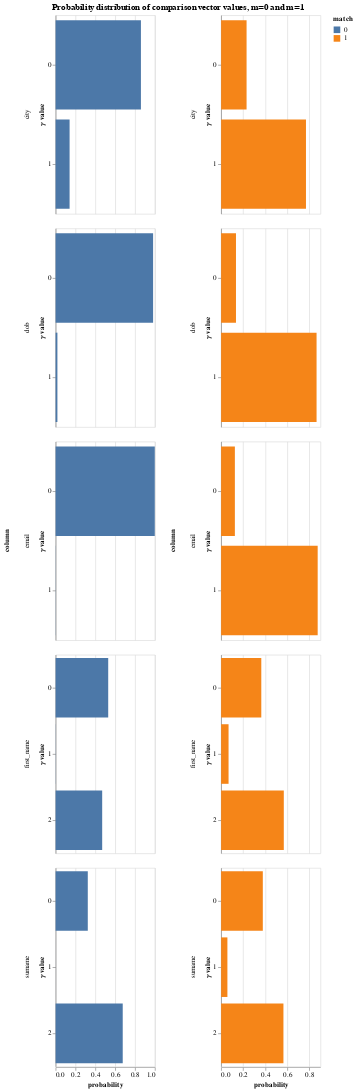

Notebook code for this chart:
### Markdown cell above
The `params` property of the `linker` is an object that contains a lot of diagnostic information about how the match probability was computed.  The following cells demonstrate some of its functionality

### Code cell
params = linker.params
params.probability_distribution_chart()

### Figure 1 — Vega-Lite specification as saved in the notebook (floating-point values rounded to 4 significant figures)
{"$schema": "https://vega.github.io/schema/vega-lite/v3.4.0.json", "config": {"mark": {"tooltip": null}, "title": {"anchor": "middle"}, "view": {"height": 300, "width": 400}}, "data": {"name": "data-7c72c3aa6df7d8802ee51e2e720d5783"}, "datasets": {"data-7c72c3aa6df7d8802ee51e2e720d5783": [{"column": "first_name", "gamma": "gamma_first_name", "match": 1, "probability": 0.3643, "value": 0, "value_of_gamma": "level_0"}, {"column": "first_name", "gamma": "gamma_first_name", "match": 1, "probability": 0.06755, "value": 1, "value_of_gamma": "level_1"}, {"column": "first_name", "gamma": "gamma_first_name", "match": 1, "probability": 0.5682, "value": 2, "value_of_gamma": "level_2"}, {"column": "first_name", "gamma": "gamma_first_name", "match": 0, "probability": 0.5298, "value": 0, "value_of_gamma": "level_0"}, {"column": "first_name", "gamma": "gamma_first_name", "match": 0, "probability": 0.001162, "value": 1, "value_of_gamma": "level_1"}, {"column": "first_name", "gamma": "gamma_first_name", "match": 0, "probability": 0.4691, "value": 2, "value_of_gamma": "level_2"}, {"column": "surname", "gamma": "gamma_surname", "match": 1, "probability": 0.378, "value": 0, "value_of_gamma": "level_0"}, {"column": "surname", "gamma": "gamma_surname", "match": 1, "probability": 0.0571, "value": 1, "value_of_gamma": "level_1"}, {"column": "surname", "gamma": "gamma_surname", "match": 1, "probability": 0.5649, "value": 2, "value_of_gamma": "level_2"}, {"column": "surname", "gamma": "gamma_surname", "match": 0, "probability": 0.3241, "value": 0, "value_of_gamma": "level_0"}, {"column": "surname", "gamma": "gamma_surname", "match": 0, "probability": 1.756e-05, "value": 1, "value_of_gamma": "level_1"}, {"column": "surname", "gamma": "gamma_surname", "match": 0, "probability": 0.6759, "value": 2, "value_of_gamma": "level_2"}, {"column": "dob", "gamma": "gamma_dob", "match": 1, "probability": 0.1348, "value": 0, "value_of_gamma": "level_0"}, {"column": "dob", "gamma": "gamma_dob", "match": 1, "probability": 0.8652, "value": 1, "value_of_gamma": "level_1"}, {"column": "dob", "gamma": "gamma_dob", "match": 0, "probability": 0.9818, "value": 0, "value_of_gamma": "level_0"}, {"column": "dob", "gamma": "gamma_dob", "match": 0, "probability": 0.01816, "value": 1, "value_of_gamma": "level_1"}, {"column": "city", "gamma": "gamma_city", "match": 1, "probability": 0.2308, "value": 0, "value_of_gamma": "level_0"}, {"column": "city", "gamma": "gamma_city", "match": 1, "probability": 0.7692, "value": 1, "value_of_gamma": "level_1"}, {"column": "city", "gamma": "gamma_city", "match": 0, "probability": 0.8592, "value": 0, "value_of_gamma": "level_0"}, {"column": "city", "gamma": "gamma_city", "match": 0, "probability": 0.1408, "value": 1, "value_of_gamma": "level_1"}, {"column": "email", "gamma": "gamma_email", "match": 1, "probability": 0.1247, "value": 0, "value_of_gamma": "level_0"}, {"column": "email", "gamma": "gamma_email", "match": 1, "probability": 0.8753, "value": 1, "value_of_gamma": "level_1"}, {"column": "email", "gamma": "gamma_email", "match": 0, "probability": 0.9987, "value": 0, "value_of_gamma": "level_0"}, {"column": "email", "gamma": "gamma_email", "match": 0, "probability": 0.001349, "value": 1, "value_of_gamma": "level_1"}]}, "hconcat": [{"encoding": {"color": {"field": "match", "type": "nominal"}, "row": {"field": "column", "sort": {"field": "gamma"}, "type": "nominal"}, "tooltip": [{"field": "column", "type": "nominal"}, {"field": "probability", "format": ".4f", "type": "quantitative"}, {"field": "value", "type": "ordinal"}], "x": {"field": "probability", "type": "quantitative"}, "y": {"axis": {"title": "𝛾 value"}, "field": "value", "type": "nominal"}}, "mark": "bar", "resolve": {"scale": {"y": "independent"}}, "transform": [{"filter": "(datum.match === 0)"}], "width": 150}, {"encoding": {"color": {"field": "match", "type": "nominal"}, "row": {"field": "column", "sort": {"field": "gamma"}, "type": "nominal"}, "tooltip": [{"field": "column", "type": "nominal"}, {"field": "probability", "format": ".4f", "type": "quantitative"}, {"field": "value", "type": "ordinal"}], "x": {"field": "probability", "type": "quantitative"}, "y": {"axis": {"title": "𝛾 value"}, "field": "value", "type": "nominal"}}, "mark": "bar", "resolve": {"scale": {"y": "independent"}}, "transform": [{"filter": "(datum.match === 1)"}], "width": 150}], "title": "Probability distribution of comparison vector values, m=0 and m=1"}
